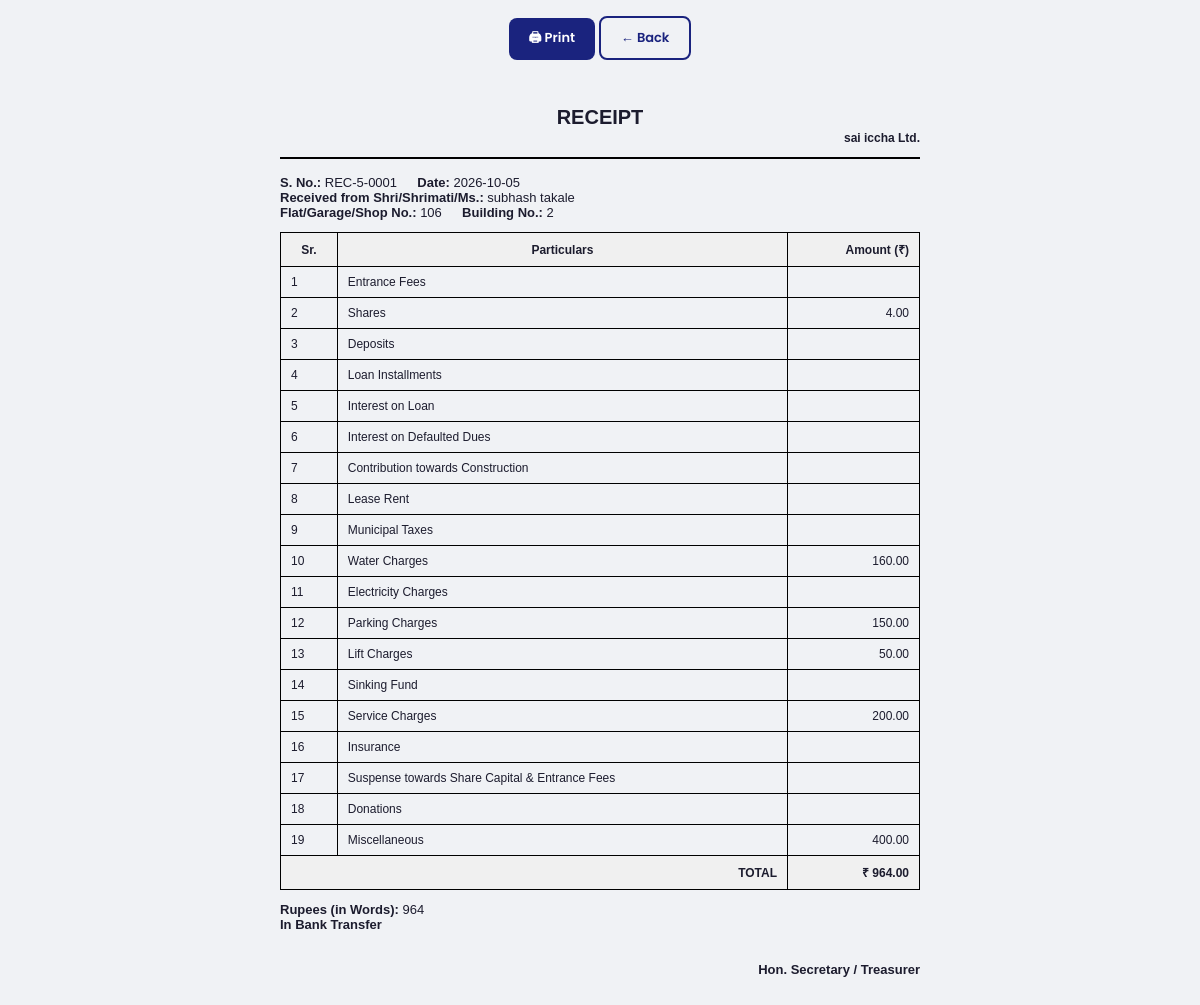
The page /entries/receipt/print/3 on the database its author committed.
### tables this page shows
CREATE TABLE societies (
        id INTEGER PRIMARY KEY AUTOINCREMENT,
        firm_id INTEGER, society_name TEXT, register_no TEXT,
        register_date TEXT, address TEXT, no_of_members INTEGER DEFAULT 0,
        start_form TEXT, rate_of_interest REAL DEFAULT 18.0,
        created_at TEXT DEFAULT (date('now'))
    );

CREATE TABLE receipts (
        id INTEGER PRIMARY KEY AUTOINCREMENT,
        society_id INTEGER, sno TEXT, receipt_date TEXT,
        received_from TEXT, flat_no TEXT, building_no TEXT,
        entrance_fees REAL DEFAULT 0, shares REAL DEFAULT 0,
        deposits REAL DEFAULT 0, loan_installments REAL DEFAULT 0,
        interest_on_loan REAL DEFAULT 0, interest_defaulted REAL DEFAULT 0,
        contribution_construction REAL DEFAULT 0, lease_rent REAL DEFAULT 0,
        municipal_taxes REAL DEFAULT 0, water_charges REAL DEFAULT 0,
        electricity_charges REAL DEFAULT 0, parking_charges REAL DEFAULT 0,
        lift_charges REAL DEFAULT 0, sinking_fund REAL DEFAULT 0,
        service_charges REAL DEFAULT 0, insurance REAL DEFAULT 0,
        suspense_share_capital REAL DEFAULT 0, donations REAL DEFAULT 0,
        miscellaneous REAL DEFAULT 0, total REAL DEFAULT 0,
        payment_mode TEXT DEFAULT 'Cash', narration TEXT,
        created_at TEXT DEFAULT (date('now'))
    );

### routes/entries.py (the view)
@entries_bp.route('/entries/receipt/print/<int:rid>')
def print_receipt(rid):
    db = get_db(); r = db.execute('SELECT r.*,s.society_name FROM receipts r JOIN societies s ON r.society_id=s.id WHERE r.id=?',(rid,)).fetchone(); db.close()
    return render_template('receipt_print.html', r=r, items=ITEMS)

### database.py (called while the page is built)
def get_db():
    conn = sqlite3.connect(DB_PATH)
    conn.row_factory = sqlite3.Row
    return conn

### templates/receipt_print.html
<!DOCTYPE html>
<html><head><meta charset="UTF-8"><title>Receipt – {{ r.sno }}</title>
<link rel="stylesheet" href="{{ url_for('static', filename='css/style.css') }}">
</head><body>
<div class="no-print" style="text-align:center;padding:16px;">
  <button onclick="window.print()" class="btn btn-primary">🖨 Print</button>
  <a href="{{ url_for('entries.receipt') }}" class="btn btn-outline">← Back</a>
</div>
<div class="print-container">
  <div class="print-header">
    <h1>RECEIPT</h1>
    <p style="text-align:right"><strong>{{ r.society_name }} Ltd.</strong></p>
  </div>
  <p><strong>S. No.:</strong> {{ r.sno }} &emsp; <strong>Date:</strong> {{ r.receipt_date }}</p>
  <p><strong>Received from Shri/Shrimati/Ms.:</strong> {{ r.received_from }}</p>
  <p><strong>Flat/Garage/Shop No.:</strong> {{ r.flat_no }} &emsp; <strong>Building No.:</strong> {{ r.building_no }}</p>
  <table class="print-table">
    <tr><th>Sr.</th><th>Particulars</th><th style="text-align:right">Amount (₹)</th></tr>
    {% set labels = ['Entrance Fees','Shares','Deposits','Loan Installments','Interest on Loan',
      'Interest on Defaulted Dues','Contribution towards Construction','Lease Rent',
      'Municipal Taxes','Water Charges','Electricity Charges','Parking Charges',
      'Lift Charges','Sinking Fund','Service Charges','Insurance',
      'Suspense towards Share Capital & Entrance Fees','Donations','Miscellaneous'] %}
    {% for key in items %}
    <tr><td>{{ loop.index }}</td><td>{{ labels[loop.index0] }}</td>
      <td style="text-align:right">{{ "%.2f"|format(r[key]) if r[key] else '' }}</td></tr>
    {% endfor %}
    <tr class="print-total"><td colspan="2" style="text-align:right"><strong>TOTAL</strong></td>
      <td style="text-align:right"><strong>₹ {{ "%.2f"|format(r.total) }}</strong></td></tr>
  </table>
  <p style="margin-top:12px;"><strong>Rupees (in Words):</strong> {{ r.total|int }} </p>
  <p><strong>In {{ r.payment_mode }}</strong></p>
  <div style="text-align:right;margin-top:30px;"><strong>Hon. Secretary / Treasurer</strong></div>
</div>
</body></html>

### static/css/base.css (style rules this page uses)
:root { --primary:#1a237e; --primary-l:#283593; --accent:#f9a825; --accent-l:#fdd835; --bg:#f0f2f5; --white:#fff; --sidebar-w:240px; --text:#1c1c2e; --muted:#6b7280; --border:#e5e7eb; --success:#16a34a; --error:#dc2626; --warn:#f59e0b; --shadow:0 2px 12px rgba(26,35,126,.10); --radius:12px; }
* { margin:0;padding:0;box-sizing:border-box; }
body { font-family:'Poppins',sans-serif;background:var(--bg);color:var(--text);font-size:14px; }

### static/css/components.css (style rules this page uses)
.btn { padding:10px 20px;border:none;border-radius:8px;font-family:'Poppins',sans-serif; font-size:13px;font-weight:600;cursor:pointer;transition:all .2s;text-decoration:none; display:inline-flex;align-items:center;gap:6px; }
.btn-primary { background:var(--primary);color:#fff; }
.btn-outline { background:transparent;border:2px solid var(--primary);color:var(--primary); }

### static/css/print.css (style rules this page uses)
.print-container { max-width:700px;margin:0 auto;padding:30px;font-family:Arial,sans-serif;font-size:13px; }
.print-header { text-align:center;margin-bottom:16px;border-bottom:2px solid #000;padding-bottom:12px; }
.print-header h1 { font-size:20px;font-weight:700;text-transform:uppercase; }
.print-header p { font-size:12px;margin-top:2px; }
.print-table { width:100%;border-collapse:collapse;margin-top:12px; }
.print-table th,.print-table td { border:1px solid #000;padding:8px 10px;font-size:12px; }
.print-table th { background:#f0f0f0;font-weight:700; }
.print-total { font-weight:700;background:#f0f0f0; }

### rows shown on the page
societies: society_name "sai iccha"
receipts: sno "REC-5-0001", receipt_date "2026-10-05", received_from "subhash takale", flat_no "106", building_no "2", shares "4.00" "160.00" "150.00" "50.00" "200.00" "400.00", total "964.00", total "964", payment_mode "Bank Transfer"

### other values the page prints
{{ labels[loop.index0] }} "Entrance Fees" "Shares" "Deposits" "Loan Installments" "Interest on Loan" "Interest on Defaulted Dues" "Contribution towards Construction" "Lease Rent" "Municipal Taxes" "Water Charges" "Electricity Charges" "Parking Charges" "Lift Charges" "Sinking Fund" "Service Charges" "Insurance" "Suspense towards Share Capital & Entrance Fees" "Donations" "Miscellaneous"
